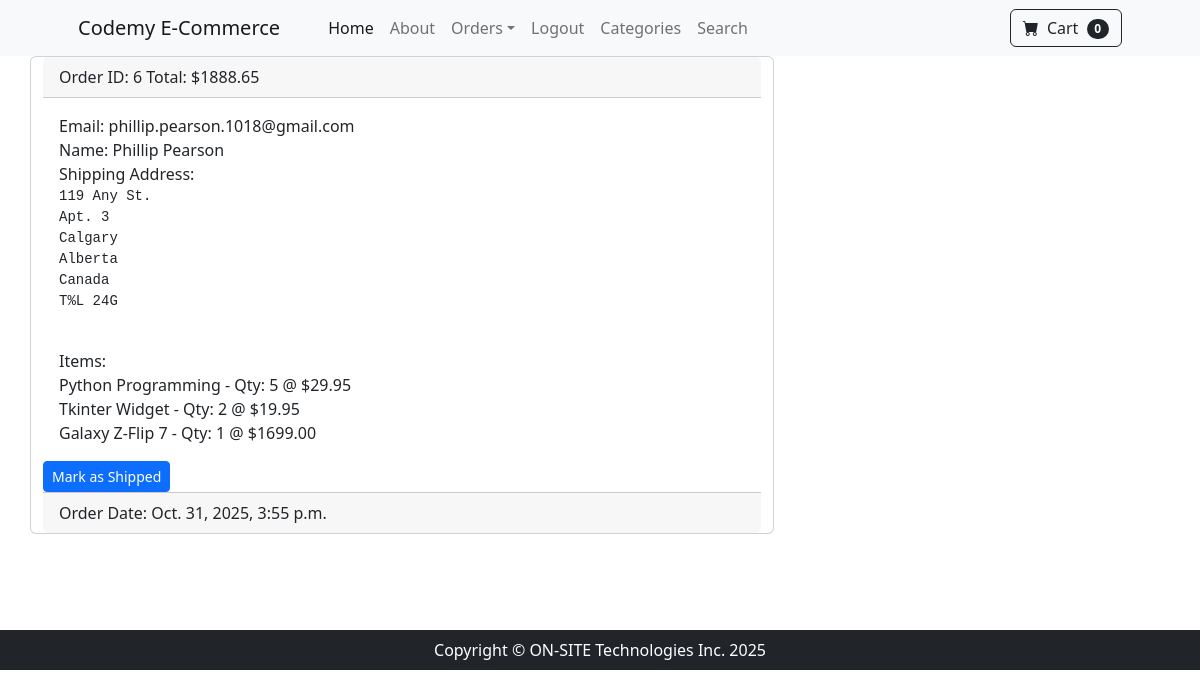
Screenshot of /payment/orders/6 (signed in) with the database file from the repository.
### payment/models.py (models this page shows, shortened)
class Order(models.Model):
  user = models.ForeignKey(User, on_delete=models.CASCADE, null=True, blank=True)
  full_name = models.CharField(max_length=250, blank=True)
  email = models.EmailField(max_length=250, blank=True)
  shipping_address = models.TextField(max_length=20000, blank=True)
  amount_paid = models.DecimalField(max_digits=10, decimal_places=2)
  date_ordered = models.DateTimeField(auto_now_add=True)
  shipped = models.BooleanField(default=False)
  date_shipped = models.DateTimeField(blank=True, null=True)

class OrderItem(models.Model):
  order = models.ForeignKey(Order, on_delete=models.CASCADE, null=True)
  product = models.ForeignKey(Product, on_delete=models.CASCADE, null=True)
  user = models.ForeignKey(User, on_delete=models.CASCADE, null=True, blank=True)
  quantity = models.PositiveBigIntegerField(default=1)
  price = models.DecimalField(max_digits=8, decimal_places=2)

### store/models.py (models this page shows)
class Product(models.Model):
  name = models.CharField(max_length=100)
  price = models.DecimalField(default=0, decimal_places=2, max_digits=6)
  category = models.ForeignKey(Category, on_delete=models.CASCADE, default=1)
  description = models.CharField(max_length=250, default='', blank=True, null=True)
  image = models.ImageField(upload_to='uploads/product/')
  is_sale = models.BooleanField(default=False)
  sale_price = models.DecimalField(default=0, decimal_places=2, max_digits=6)
  def __str__(self):
    return self.name

### payment/views.py (the view, shortened to what this page needs)
# urls.py: path('orders/<int:pk>', views.orders, name='orders'),
def orders(request, pk):
  if request.user.is_authenticated and request.user.is_superuser:
    order = Order.objects.get(id=pk)
    order_items = OrderItem.objects.filter(order=pk)
    return render(request, 'payment/orders.html', {'order': order, 'order_items': order_items})
  else:
    messages.warning(request, 'Access Forbidden!')
    return redirect('home')

### cart/cart.py (called while the page is built)
  def __len__(self):
    return len(self.cart)

### cart/context_processors.py (called while the page is built)
def cart(request):
  return {'cart': Cart(request)}

### payment/templates/payment/orders.html (shortened to what this page needs)
{% extends 'base.html' %}
{% block content %}
<div class="container">
  <div class="row col-8">
      <div class="card">
        <div class="card-header">
          Order ID: {{ order.id }} Total: ${{ order.amount_paid }}
        </div>
        <div class="card-body">
          Email: {{ order.email }} <br>
          Name: {{ order.full_name }} <br>
          Shipping Address: <pre>{{ order.shipping_address }} </pre>
          Items: <br>
          {% for item in order_items %}
            {{ item.product }} - Qty: {{ item.quantity }}  @ ${{item.price}}<br>
          {% endfor %}
        </div>
        {% if not order.shipped %}
          <form method="POST">
            <button type="submit" class="btn btn-primary btn-sm">Mark as Shipped</button>
          </form>
        {% else %}
          <form method="POST">
            {% csrf_token %}
            <input type="hidden" name="ship_status" value="false">
            <button type="submit" class="btn btn-danger btn-sm">Mark as Not Shipped</button>
          </form>
        {% endif %}
        <div class="card-footer text-body-secondary">
          {% if order.date_shipped %}
            Ship Date: {{ order.date_shipped }}
          {% else %}
            Order Date: {{ order.date_ordered }}
          {% endif %} <br>
        </div>
     </div>
  </div>
  <br><br>
<br><br>
</div>
{% endblock %}

### rows the page displays
Order: id "6", amount_paid "1888.65", email "phillip.pearson.1018@gmail.com", full_name "Phillip Pearson", shipping_address "119 Any St. Apt. 3 Calgary Alberta Canada T%L 24G", date_ordered "Oct. 31, 2025, 3:55 p.m."
OrderItem: product "Python Programming", quantity "5", price "29.95"
OrderItem: product "Tkinter Widget", quantity "2", price "19.95"
OrderItem: product "Galaxy Z-Flip 7", quantity "1", price "1699.00"

### other values shown
{{ cart|length }} "0"
